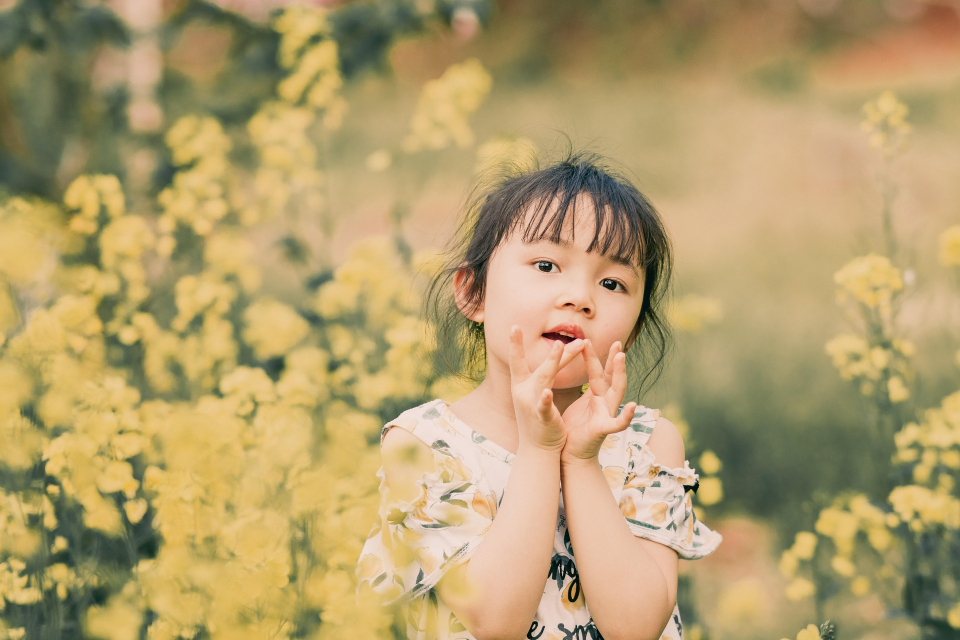
#> input picture Girl1.jpg, 1920 x 1280 px (shown at 1/2 size)
$ python Image_Manipulation.py
#> lines starting #> are read from the running program, lines starting #| are printed output that depends on the picture
import cv2
import matplotlib.pyplot as plt

image = cv2.imread('Girl1.jpg')
#> image is the input picture: shape (1280, 1920, 3); mean B, G, R 108.8, 157.4, 179.1

# Covert BGR to RGB
image_rgb = cv2.cvtColor(image, cv2.COLOR_BGR2RGB)
plt.imshow(image_rgb)
plt.title('RGB Image')
plt.show()

#Convert to Greyscale
gray_image = cv2.cvtColor(image, cv2.COLOR_BGR2GRAY)
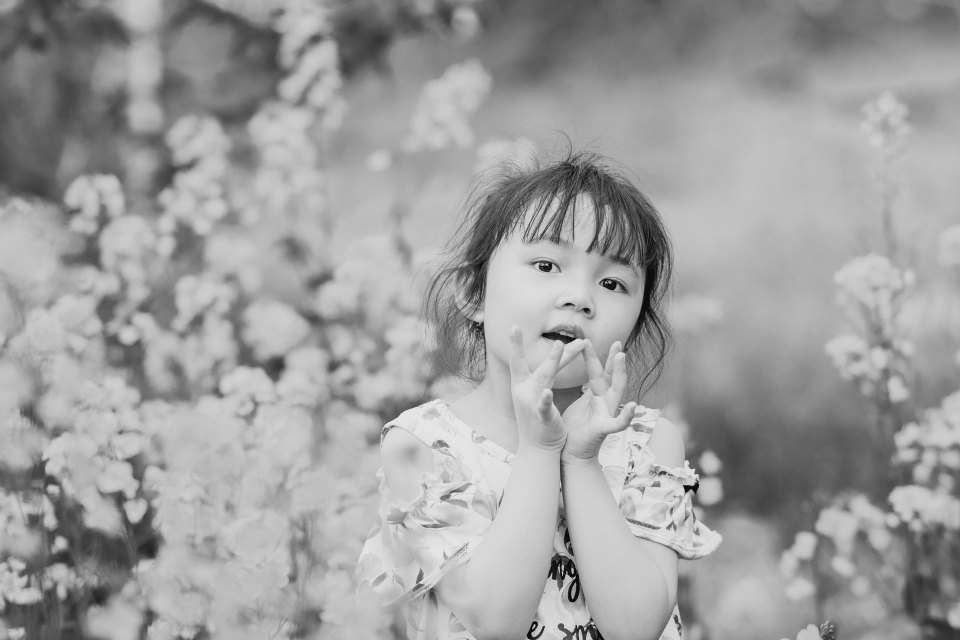
#> gray_image: shape (1280, 1920) (shown at 1/2 size); min 0, max 248, mean 158.4
plt.imshow(gray_image, cmap='gray')
plt.show()


# Cropping the image
# Assume we know the region we want: rows 100 to 300, columns 200 to 400
cropped_image = image[100:300, 200:400]
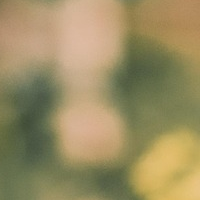
#> cropped_image: shape (200, 200, 3); mean B, G, R 98.9, 141.2, 154.7
cropped_rgb = cv2.cvtColor(cropped_image, cv2.COLOR_BGR2RGB)
plt.imshow(cropped_rgb)
plt.title('Cropped Image')
plt.show()
